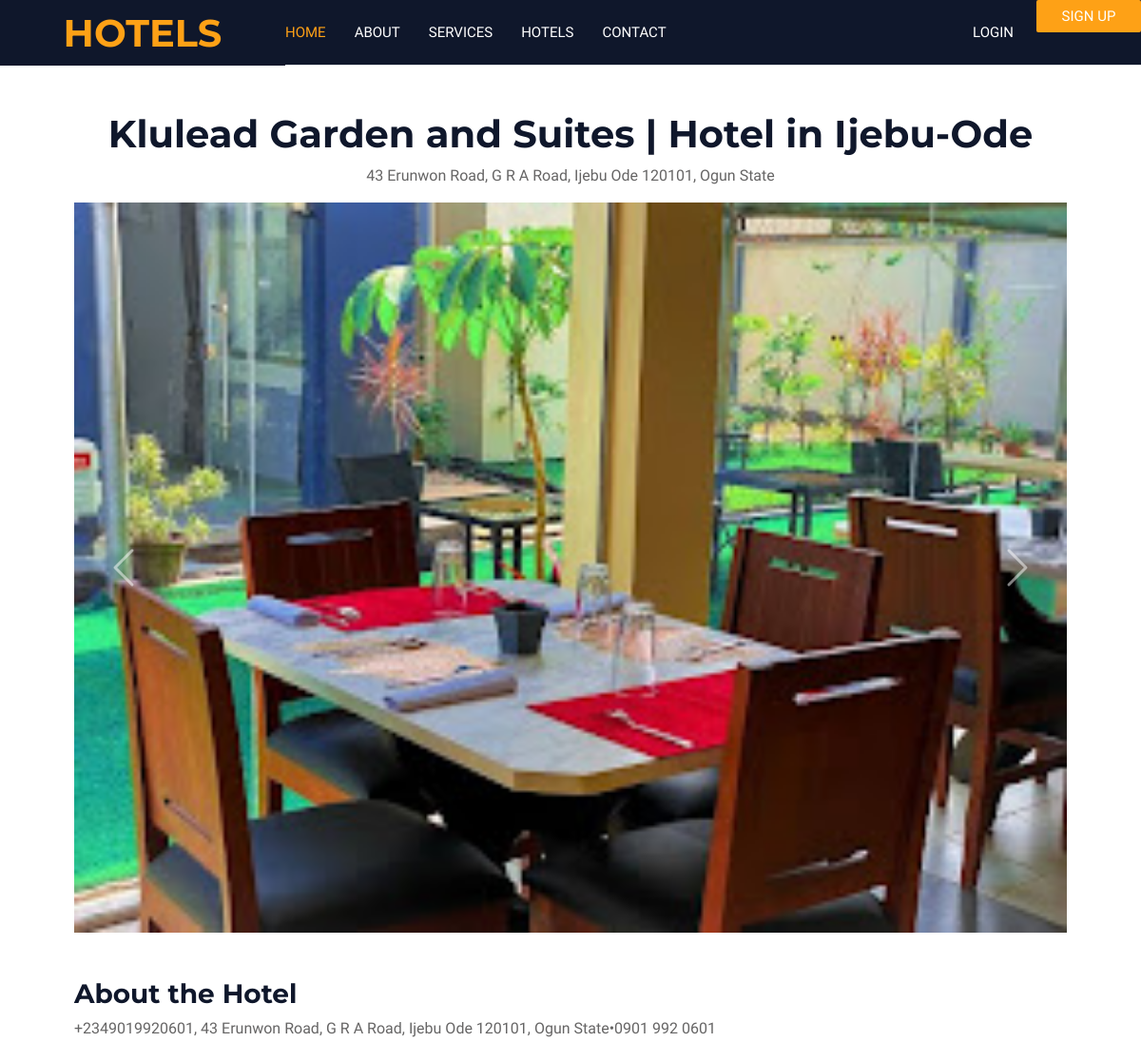
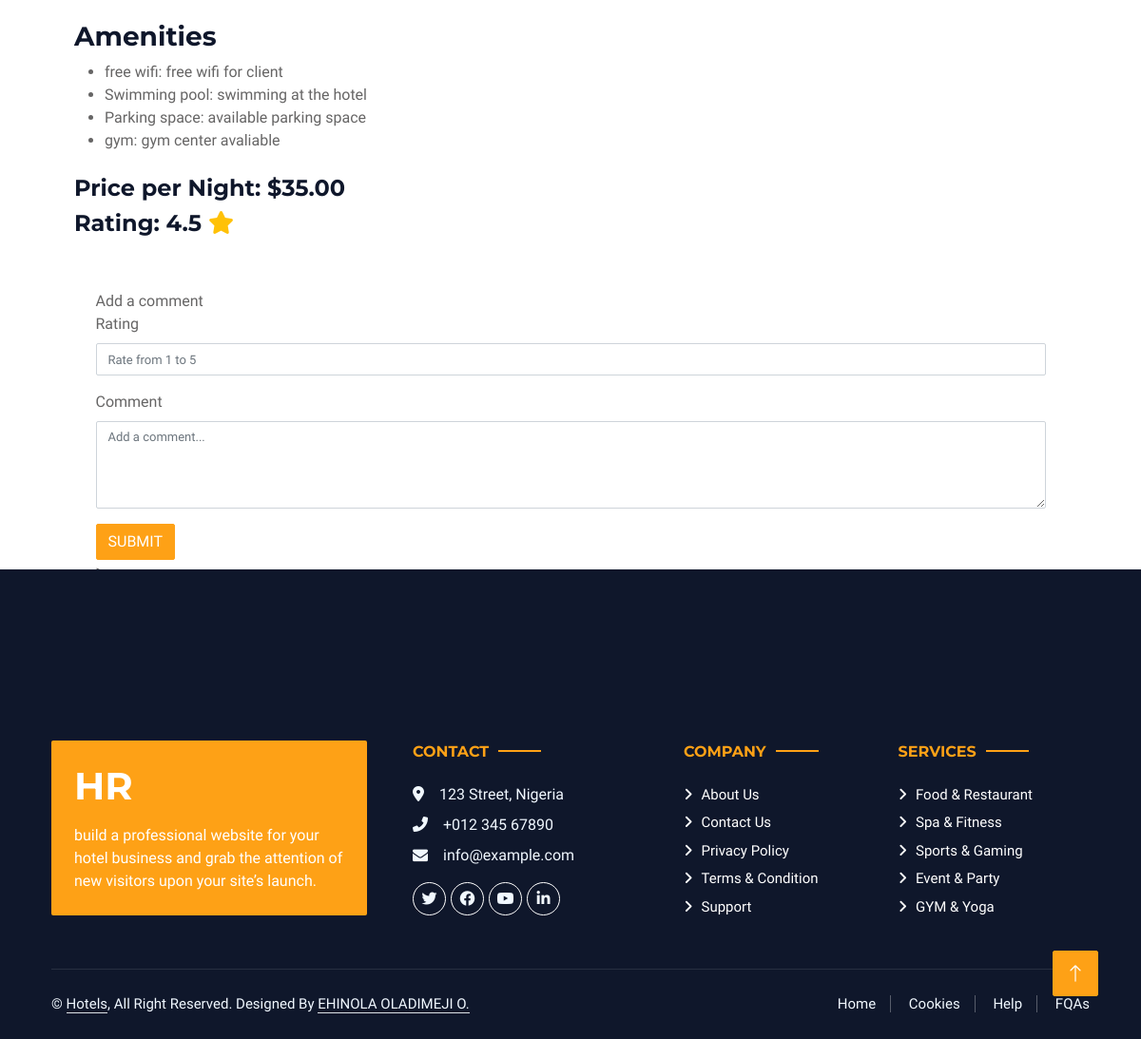
Page /hotel/4/ on the committed database (2 pictures, top to bottom).
### hotels/models.py (models this page shows, shortened)
class Hotel(models.Model):
    name = models.CharField(max_length=255)
    location = models.CharField(max_length=255)
    description = models.TextField()
    image = models.ImageField(upload_to="hotel_images/",null=True, blank=True)
    amenities = models.ManyToManyField(Amenity)  # Could be a JSONField or a many-to-many relationship for structured data
    price_per_night = models.DecimalField(max_digits=10, decimal_places=2)
    rating = models.FloatField()

class Amenity(models.Model):
    name = models.CharField(max_length=100)
    description = models.TextField(null=True, blank=True)

### hotels/views.py (the view)
# urls.py: path('hotel/<int:hotel_id>/', views.hotel_detail, name='hotel_detail'),
def hotel_detail(request, hotel_id):
    hotel = get_object_or_404(Hotel, pk=hotel_id)
    reviews = Review.objects.filter(hotel=hotel)
    if request.method == 'POST':
        form = CommentForm(request.POST)
        if form.is_valid():
            review = form.save(commit=False)
            review.hotel = hotel
            user_profile = UserProfile.objects.get(user=request.user)
            review.user = user_profile
            review.rating = form.cleaned_data['rating']  # Save the rating
            review.save()
            return redirect('hotel_detail', hotel_id=hotel.id)
    else:
        form = CommentForm()
    context = {
        'hotel': hotel,
        'reviews': reviews,
        'form': form,
    }
    return render(request, 'hotels/hotel_detail.html', context)

### hotels/form.py
class CommentForm(forms.ModelForm):
    rating = forms.IntegerField(min_value=1, max_value=5, widget=forms.NumberInput(attrs={
        'class': 'form-control',
        'placeholder': 'Rate from 1 to 5'
    }))
    class Meta:
        model = Review
        fields = ['comment', 'rating']
        widgets = {
            'comment': forms.Textarea(attrs={
                'class': 'form-control',
                'rows': 4,
                'placeholder': 'Add a comment...'
            }),
        }

### hotels/templates/hotels/hotel_detail.html (shortened to what this page needs)
{% extends "hotels/base.html" %}
{% load static %}
{% block content %}
        <div class="container mt-5 ">
            <div class="container">
                <h1 class="text-center">{{ hotel.name }}</h1>
                <p class="text-center">{{ hotel.location }}</p>
                <div id="hotelCarousel" class="carousel slide" data-ride="carousel">
                    <div class="carousel-inner">
                        {% if hotel.image %}
                            <div class="carousel-item active">
                                <img src="{{ hotel.image.url }}" class="d-block w-100" alt="{{ hotel.name }}">
                            </div>
                    {% else %}
                            <div class="carousel-item active">
                                <img src="{% static 'img/room-2.jpg' %}" class="d-block w-100" alt="Default Image">
                            </div>
                        {% endif %}
                    </div>
                    <a class="carousel-control-prev" href="#hotelCarousel" role="button" data-slide="prev">
                        <span class="carousel-control-prev-icon" aria-hidden="true"></span>
                    </a>
                    <a class="carousel-control-next" href="#hotelCarousel" role="button" data-slide="next">
                        <span class="carousel-control-next-icon" aria-hidden="true"></span>
                    </a>
                </div>
                <div class="mt-5">
                    <h3>About the Hotel</h3>
                    <p>{{ hotel.description }}</p>
                </div>
                <div class="mt-4">
                    <h3>Amenities</h3>
                    <ul>
                        {% for amenity in hotel.amenities.all %}
                            <li>{{ amenity.name }}: {{ amenity.description }}</li>
                        {% endfor %}
                    </ul>
                </div>
                <div class="mt-4">
                    <h4>Price per Night: ${{ hotel.price_per_night }}</h4>
                    <h4>Rating: {{ hotel.rating }} <i class="fas fa-star text-warning"></i></h4>
                </div>
            </div>
        </div>
        <div class="container mb-5 py-5">
            <div class="row justify-content-center">
                <div class="col-md-11"
                    <h3>Add a comment</h3>
                        <form method="POST">
                            <div class="mb-3">
                                <label for="rating" class="form-label">Rating</label>
                                {{ form.rating }}
                            </div>
                            <div class="mb-3">
                                <label for="content" class="form-label">Comment</label>
                                {{ form.comment }}
                            </div>
                            <button type="submit" class="btn btn-primary">Submit</button>
                        </form>
                ></div>
            </div>
        </div>
    {%endblock content%}

### hotels/static/css/style.css (style rules this page uses)
:root { --primary: #FEA116; --light: #F1F8FF; --dark: #0F172B; }
.btn { font-weight: 500; text-transform: uppercase; transition: .5s; }
.btn.btn-primary, .btn.btn-secondary { color: #FFFFFF; }
.carousel-control-prev, .carousel-control-next { width: 10%; }
.carousel-control-prev-icon, .carousel-control-next-icon { width: 3rem; height: 3rem; }
.carousel-item { animation-duration: 2s; animation-fill-mode: both; }
.form-control { box-shadow: none; font-weight: normal; font-size: 13px; }

### hotels/templates/hotels/base.html (style rules this page uses)
.form-control { box-shadow: none; font-weight: normal; font-size: 13px; }

### rows in the picture
Hotel: name "Klulead Garden and Suites | Hotel in Ijebu-Ode", location "43 Erunwon Road, G R A Road, Ijebu Ode 120101, Ogun State", image (picture), description "+2349019920601, 43 Erunwon Road, G R A Road, Ijebu Ode 120101, Ogun State•0901 992 0601", price_per_night "35.00", rating "4.5"
Amenity: name "free wifi", description "free wifi for client"
Amenity: name "Swimming pool", description "swimming at the hotel"
Amenity: name "Parking space", description "available parking space"
Amenity: name "gym", description "gym center avaliable"
